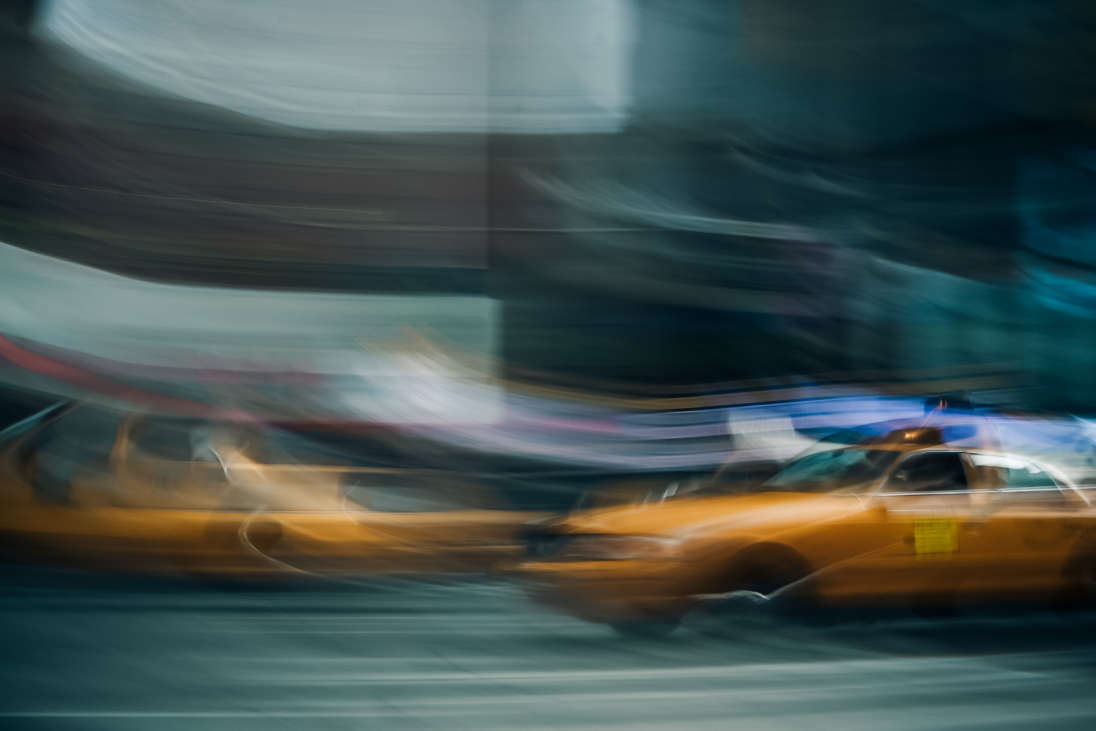
#> input picture blur.jpg, 5477 x 3651 px, found by its file name (shown at 1/5 size)
$ python sharpen.py
#> lines starting #> are read from the running program, lines starting #| are printed output that depends on the picture
import cv2
import numpy as np
import os
import math


def convert_size(size_bytes):
    if size_bytes == 0:
        return "0B"
    size_name = ("B", "KB", "MB", "GB", "TB", "PB", "EB", "ZB", "YB")
    i = int(math.floor(math.log(size_bytes, 1024)))
    p = math.pow(1024, i)
    s = round(size_bytes / p, 2)
    return "%s %s" % (s, size_name[i])


raw_image = cv2.imread('/path/to/blur.jpg')
#> raw_image is the input picture: shape (3651, 5477, 3); mean B, G, R 80.8, 82.5, 67.7
# uncomment if you want to see the original
# cv2.imshow('Original', img)

# cv2.resize(image, (width, height))
img = cv2.resize(raw_image, (500, 800))
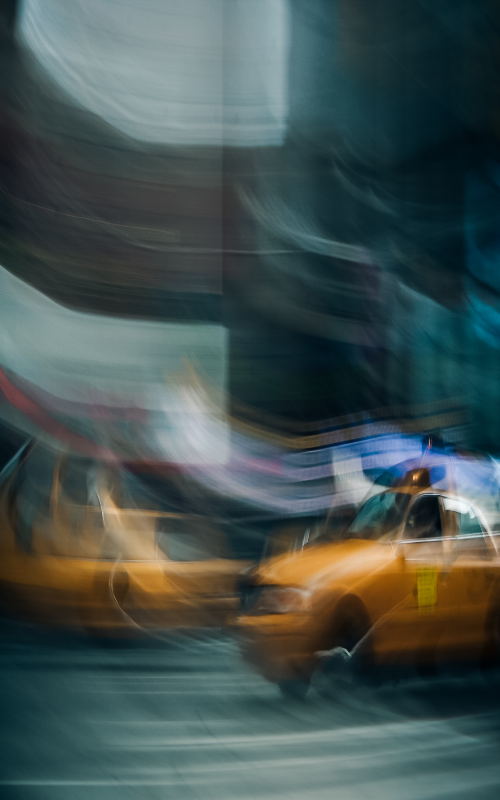
#> img: shape (800, 500, 3); mean B, G, R 80.8, 82.5, 67.6

# generate kernels
kernel_sharpen_1 = np.array([[-1, -1, -1], [-1, 9, -1], [-1, -1, -1]])
kernel_sharpen_2 = np.array([[1, 1, 1], [1, -7, 1], [1, 1, 1]])
kernel_sharpen_3 = np.array([[-1, -1, -1, -1, -1],
                             [-1, 2, 2, 2, -1],
                             [-1, 2, 8, 2, -1],
                             [-1, 2, 2, 2, -1],
                             [-1, -1, -1, -1, -1]]) / 8.0

# applying different kernels to the input image
output_1 = cv2.filter2D(img, -1, kernel_sharpen_1)
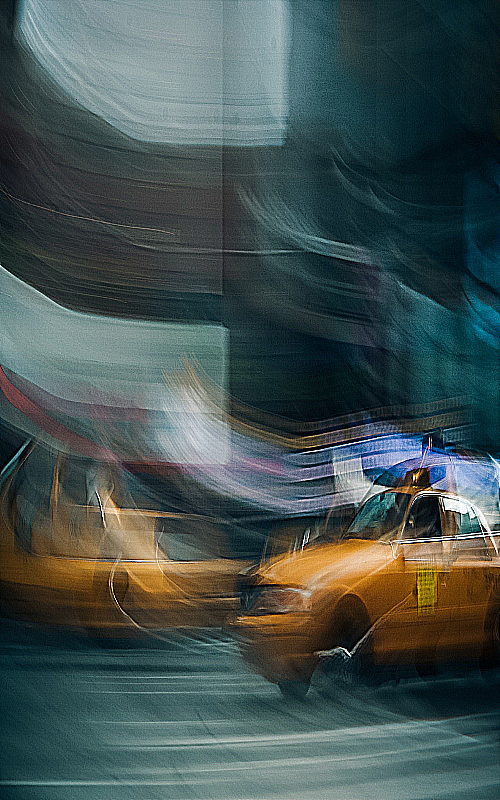
#> output_1: shape (800, 500, 3); mean B, G, R 80.8, 82.5, 68
output_2 = cv2.filter2D(img, -1, kernel_sharpen_2)
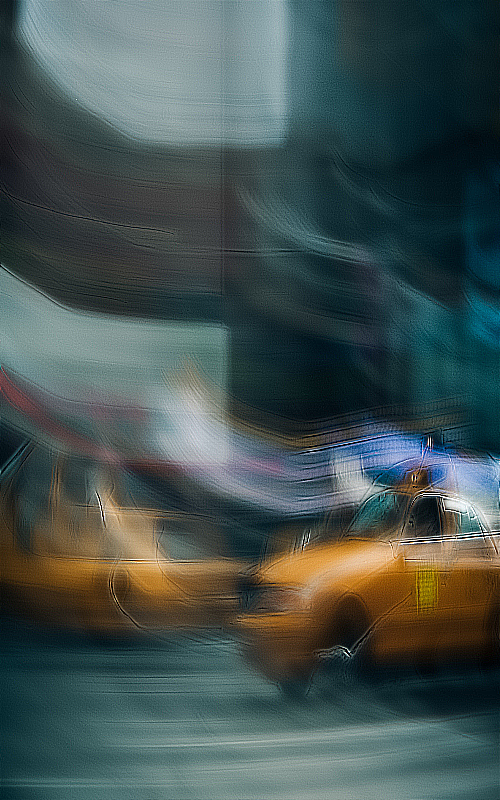
#> output_2: shape (800, 500, 3); mean B, G, R 80.8, 82.5, 67.8
output_3 = cv2.filter2D(img, -1, kernel_sharpen_3)

cv2.imshow('Sharpening', output_1)
cv2.imshow('Excessive Sharpening', output_2)
cv2.imshow('Edge Enhancement', output_3)

# change to any output option from 1 2 3
filename = '/path/where/you/write/output_3.png'
cv2.imwrite(filename, output_3)

k = cv2.waitKey(0)
#> (key Esc is pressed here)
if k == 27:  # wait for ESC key to exit
    cv2.destroyAllWindows()
